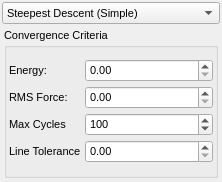
<?xml version="1.0" encoding="UTF-8"?>
<ui version="4.0">
 <class>ForcefieldsMinimisePopup</class>
 <widget class="QWidget" name="ForcefieldsMinimisePopup">
  <property name="geometry">
   <rect>
    <x>0</x>
    <y>0</y>
    <width>216</width>
    <height>182</height>
   </rect>
  </property>
  <property name="sizePolicy">
   <sizepolicy hsizetype="Minimum" vsizetype="Minimum">
    <horstretch>0</horstretch>
    <verstretch>0</verstretch>
   </sizepolicy>
  </property>
  <property name="font">
   <font>
    <pointsize>8</pointsize>
   </font>
  </property>
  <property name="windowTitle">
   <string>Forcefields Minimise Popup</string>
  </property>
  <layout class="QVBoxLayout" name="verticalLayout_2">
   <property name="spacing">
    <number>2</number>
   </property>
   <property name="margin">
    <number>2</number>
   </property>
   <item>
    <widget class="QComboBox" name="MethodCombo">
     <property name="sizePolicy">
      <sizepolicy hsizetype="Expanding" vsizetype="Fixed">
       <horstretch>0</horstretch>
       <verstretch>0</verstretch>
      </sizepolicy>
     </property>
     <item>
      <property name="text">
       <string>Steepest Descent (Simple)</string>
      </property>
     </item>
     <item>
      <property name="text">
       <string>Steepest Descent (Line Minimised)</string>
      </property>
     </item>
     <item>
      <property name="text">
       <string>Conjugate Gradient</string>
      </property>
     </item>
     <item>
      <property name="text">
       <string>Monte Carlo (Molecular)</string>
      </property>
     </item>
     <item>
      <property name="text">
       <string>External (MOPAC)</string>
      </property>
     </item>
    </widget>
   </item>
   <item>
    <widget class="QStackedWidget" name="OptionsStack">
     <property name="currentIndex">
      <number>0</number>
     </property>
     <widget class="QWidget" name="ConvergencePage">
      <layout class="QVBoxLayout" name="verticalLayout">
       <property name="spacing">
        <number>2</number>
       </property>
       <property name="margin">
        <number>2</number>
       </property>
       <item>
        <widget class="QGroupBox" name="ConvergenceGroup">
         <property name="sizePolicy">
          <sizepolicy hsizetype="Expanding" vsizetype="Minimum">
           <horstretch>0</horstretch>
           <verstretch>0</verstretch>
          </sizepolicy>
         </property>
         <property name="title">
          <string>Convergence Criteria</string>
         </property>
         <layout class="QVBoxLayout" name="verticalLayout_9">
          <property name="spacing">
           <number>4</number>
          </property>
          <property name="margin">
           <number>2</number>
          </property>
          <item>
           <layout class="QGridLayout" name="gridLayout_3">
            <property name="spacing">
             <number>4</number>
            </property>
            <item row="1" column="1">
             <widget class="TExponentialSpin" name="ForceConvergeSpin">
              <property name="enabled">
               <bool>true</bool>
              </property>
              <property name="sizePolicy">
               <sizepolicy hsizetype="Expanding" vsizetype="Fixed">
                <horstretch>0</horstretch>
                <verstretch>0</verstretch>
               </sizepolicy>
              </property>
             </widget>
            </item>
            <item row="1" column="0">
             <widget class="QLabel" name="label_10">
              <property name="sizePolicy">
               <sizepolicy hsizetype="Minimum" vsizetype="Preferred">
                <horstretch>0</horstretch>
                <verstretch>0</verstretch>
               </sizepolicy>
              </property>
              <property name="text">
               <string>RMS Force:</string>
              </property>
             </widget>
            </item>
            <item row="0" column="0">
             <widget class="QLabel" name="label_9">
              <property name="sizePolicy">
               <sizepolicy hsizetype="Minimum" vsizetype="Preferred">
                <horstretch>0</horstretch>
                <verstretch>0</verstretch>
               </sizepolicy>
              </property>
              <property name="text">
               <string>Energy:</string>
              </property>
             </widget>
            </item>
            <item row="2" column="0">
             <widget class="QLabel" name="label_46">
              <property name="text">
               <string>Max Cycles</string>
              </property>
             </widget>
            </item>
            <item row="2" column="1">
             <widget class="QSpinBox" name="MaxCyclesSpin">
              <property name="sizePolicy">
               <sizepolicy hsizetype="Expanding" vsizetype="Fixed">
                <horstretch>0</horstretch>
                <verstretch>0</verstretch>
               </sizepolicy>
              </property>
              <property name="minimum">
               <number>1</number>
              </property>
              <property name="maximum">
               <number>10000</number>
              </property>
              <property name="singleStep">
               <number>2</number>
              </property>
              <property name="value">
               <number>100</number>
              </property>
             </widget>
            </item>
            <item row="0" column="1">
             <widget class="TExponentialSpin" name="EnergyConvergeSpin">
              <property name="sizePolicy">
               <sizepolicy hsizetype="Expanding" vsizetype="Fixed">
                <horstretch>0</horstretch>
                <verstretch>0</verstretch>
               </sizepolicy>
              </property>
             </widget>
            </item>
            <item row="3" column="0">
             <widget class="QLabel" name="label_47">
              <property name="text">
               <string>Line Tolerance</string>
              </property>
             </widget>
            </item>
            <item row="3" column="1">
             <widget class="TExponentialSpin" name="LineToleranceSpin">
              <property name="enabled">
               <bool>true</bool>
              </property>
              <property name="sizePolicy">
               <sizepolicy hsizetype="Expanding" vsizetype="Fixed">
                <horstretch>0</horstretch>
                <verstretch>0</verstretch>
               </sizepolicy>
              </property>
             </widget>
            </item>
           </layout>
          </item>
         </layout>
        </widget>
       </item>
      </layout>
     </widget>
     <widget class="QWidget" name="MOPACPage">
      <layout class="QGridLayout" name="gridLayout">
       <property name="margin">
        <number>2</number>
       </property>
       <property name="spacing">
        <number>2</number>
       </property>
       <item row="0" column="0">
        <widget class="QLabel" name="MopacMethodLabel">
         <property name="sizePolicy">
          <sizepolicy hsizetype="Minimum" vsizetype="Preferred">
           <horstretch>0</horstretch>
           <verstretch>0</verstretch>
          </sizepolicy>
         </property>
         <property name="text">
          <string>Method</string>
         </property>
        </widget>
       </item>
       <item row="0" column="1">
        <widget class="QComboBox" name="MopacHFCombo">
         <property name="sizePolicy">
          <sizepolicy hsizetype="Expanding" vsizetype="Fixed">
           <horstretch>0</horstretch>
           <verstretch>0</verstretch>
          </sizepolicy>
         </property>
         <property name="currentIndex">
          <number>0</number>
         </property>
         <item>
          <property name="text">
           <string>RHF</string>
          </property>
         </item>
         <item>
          <property name="text">
           <string>UHF</string>
          </property>
         </item>
        </widget>
       </item>
       <item row="0" column="2">
        <widget class="QCheckBox" name="MopacMozymeCheck">
         <property name="text">
          <string>MOZYME</string>
         </property>
        </widget>
       </item>
       <item row="1" column="0">
        <widget class="QLabel" name="MopacSpinLabel">
         <property name="sizePolicy">
          <sizepolicy hsizetype="Minimum" vsizetype="Preferred">
           <horstretch>0</horstretch>
           <verstretch>0</verstretch>
          </sizepolicy>
         </property>
         <property name="text">
          <string>Spin</string>
         </property>
        </widget>
       </item>
       <item row="1" column="1">
        <widget class="QComboBox" name="MopacSpinCombo">
         <property name="sizePolicy">
          <sizepolicy hsizetype="Expanding" vsizetype="Fixed">
           <horstretch>0</horstretch>
           <verstretch>0</verstretch>
          </sizepolicy>
         </property>
         <item>
          <property name="text">
           <string>Singlet</string>
          </property>
         </item>
         <item>
          <property name="text">
           <string>Doublet</string>
          </property>
         </item>
         <item>
          <property name="text">
           <string>Triplet</string>
          </property>
         </item>
         <item>
          <property name="text">
           <string>Quartet</string>
          </property>
         </item>
         <item>
          <property name="text">
           <string>Quintet</string>
          </property>
         </item>
         <item>
          <property name="text">
           <string>Sextet</string>
          </property>
         </item>
         <item>
          <property name="text">
           <string>Septet</string>
          </property>
         </item>
         <item>
          <property name="text">
           <string>Octet</string>
          </property>
         </item>
         <item>
          <property name="text">
           <string>Nonet</string>
          </property>
         </item>
        </widget>
       </item>
       <item row="2" column="0">
        <widget class="QLabel" name="MopacHamiltonianLabel">
         <property name="sizePolicy">
          <sizepolicy hsizetype="Minimum" vsizetype="Preferred">
           <horstretch>0</horstretch>
           <verstretch>0</verstretch>
          </sizepolicy>
         </property>
         <property name="text">
          <string>Hamiltonian</string>
         </property>
        </widget>
       </item>
       <item row="2" column="1">
        <widget class="QComboBox" name="MopacHamiltonianCombo">
         <property name="currentIndex">
          <number>4</number>
         </property>
         <item>
          <property name="text">
           <string>AM1</string>
          </property>
         </item>
         <item>
          <property name="text">
           <string>MNDO</string>
          </property>
         </item>
         <item>
          <property name="text">
           <string>MNDOD</string>
          </property>
         </item>
         <item>
          <property name="text">
           <string>PM3</string>
          </property>
         </item>
         <item>
          <property name="text">
           <string>PM6</string>
          </property>
         </item>
         <item>
          <property name="text">
           <string>PM6-DH2</string>
          </property>
         </item>
         <item>
          <property name="text">
           <string>RM1</string>
          </property>
         </item>
        </widget>
       </item>
       <item row="3" column="0">
        <widget class="QLabel" name="MopacChargeLabel">
         <property name="sizePolicy">
          <sizepolicy hsizetype="Minimum" vsizetype="Preferred">
           <horstretch>0</horstretch>
           <verstretch>0</verstretch>
          </sizepolicy>
         </property>
         <property name="text">
          <string>Charge</string>
         </property>
        </widget>
       </item>
       <item row="3" column="1">
        <widget class="QSpinBox" name="MopacChargeSpin">
         <property name="minimum">
          <number>-100</number>
         </property>
         <property name="maximum">
          <number>100</number>
         </property>
        </widget>
       </item>
       <item row="4" column="1">
        <spacer name="verticalSpacer">
         <property name="orientation">
          <enum>Qt::Vertical</enum>
         </property>
         <property name="sizeHint" stdset="0">
          <size>
           <width>20</width>
           <height>40</height>
          </size>
         </property>
        </spacer>
       </item>
      </layout>
     </widget>
    </widget>
   </item>
  </layout>
 </widget>
 <customwidgets>
  <customwidget>
   <class>TExponentialSpin</class>
   <extends>QDoubleSpinBox</extends>
   <header>gui/texponentialspin.hui</header>
  </customwidget>
 </customwidgets>
 <resources>
  <include location="icons.qrc"/>
 </resources>
 <connections/>
</ui>
